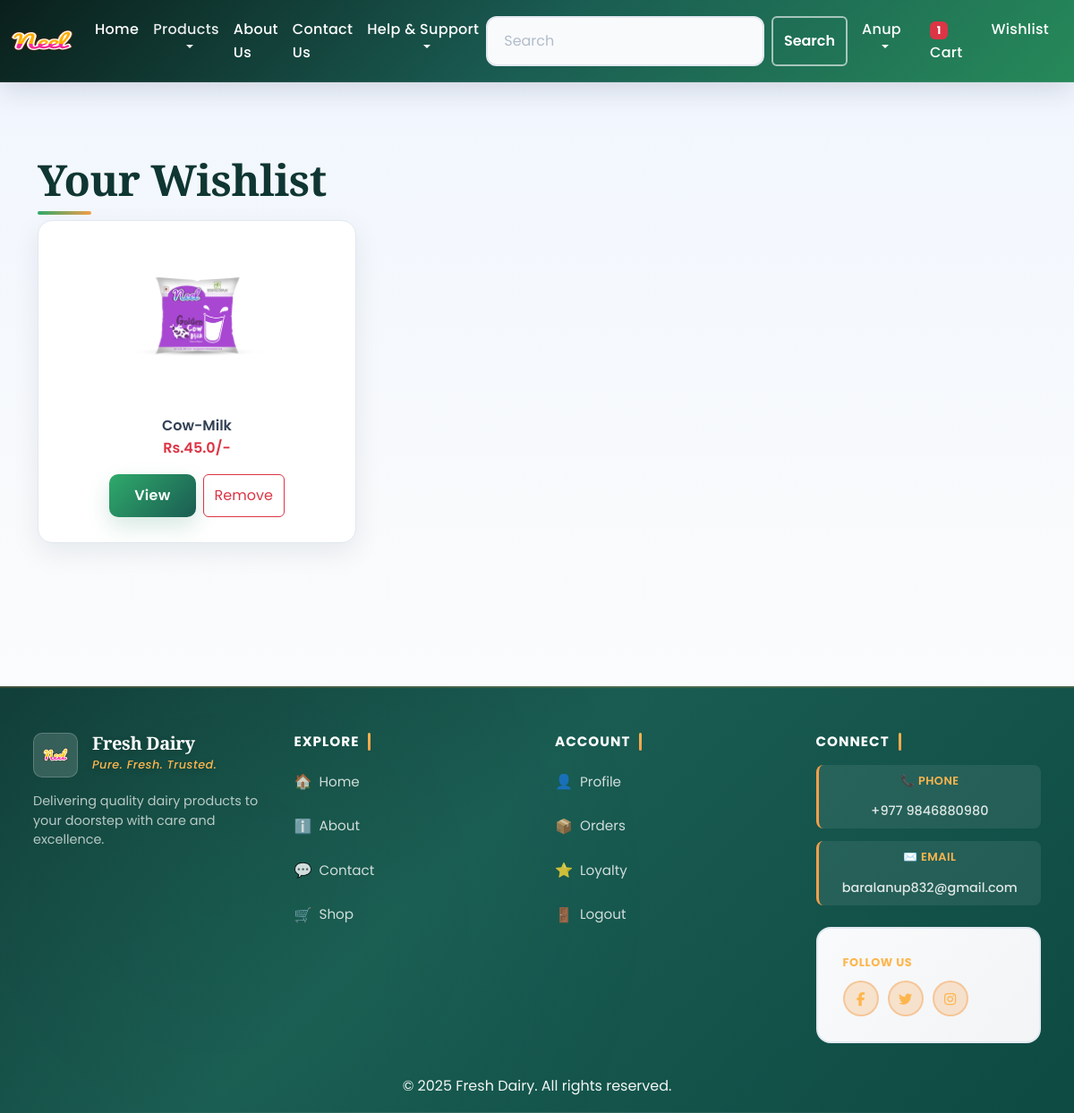
Screenshot of /wishlist/ (signed in) with the database file from the repository.
### app/models.py (models this page shows, shortened)
class Wishlist(models.Model):
    user = models.ForeignKey(User,on_delete=models.CASCADE)
    product = models.ForeignKey(Product,on_delete=models.CASCADE)

class Product(models.Model):
    title = models.CharField(max_length=100)
    selling_price = models.FloatField()
    discounted_price = models.FloatField()
    description = models.TextField()
    composition = models.TextField(default='')
    prodapp = models.TextField(default='')
    category = models.CharField(choices=CATEGORY_CHOICES, max_length=2)
    product_image = models.ImageField(upload_to='product')
    farmer = models.ForeignKey('Farmer', on_delete=models.SET_NULL, null=True, blank=True, related_name='products')
    def default_variant(self):
        return self.variants.filter(is_default=True).first()
    @property
    def effective_discounted_price(self):
        variant = self.default_variant()
        return variant.discounted_price if variant else self.discounted_price

### app/views.py (the view)
# urls.py: path('wishlist/', views.wishlist_view, name='wishlist'),
def wishlist_view(request):
    if not request.user.is_authenticated:
        return redirect('login')
    wishlist_items = Wishlist.objects.filter(user=request.user).select_related('product')
    return render(request, 'app/wishlist.html', {'wishlist_items': wishlist_items})

### app/context_processors.py (called while the page is built)
def cart_item_count(request):
    totalitem = 0
    if request.user.is_authenticated:
        totalitem = Cart.objects.filter(user=request.user).count()
    return {'totalitem': totalitem}

### app/templates/app/wishlist.html (shortened to what this page needs)
{% extends "app/base.html" %}
{% load static %}
{% block main-content %}
<section class="section">
    <div class="container">
        <h2 class="section-title">Your Wishlist</h2>
        {% if wishlist_items %}
        <div class="row g-4">
            {% for item in wishlist_items %}
            <div class="col-12 col-sm-6 col-lg-4">
                <div class="card-soft text-center h-100">
                    <img src="{{ item.product.product_image.url }}" class="img-fluid" alt="{{ item.product.title }}">
                    <div class="fw-semibold mt-3">{{ item.product.title }}</div>
                    <div class="text-danger fw-semibold">Rs.{{ item.product.effective_discounted_price }}/-</div>
                    <div class="d-flex justify-content-center gap-2 mt-3">
                        <a href="{% url 'product-detail' item.product.id %}" class="btn btn-brand">View</a>
                        <button class="btn btn-outline-danger minus-wishlist" pid="{{ item.product.id }}">Remove</button>
                    </div>
                </div>
            </div>
            {% endfor %}
        </div>
        {% else %}
        <p class="text-muted">Your wishlist is empty.</p>
        {% endif %}
    </div>
</section>
{% endblock main-content %}

### rows the page displays
Wishlist: product.product_image (picture), product "Cow-Milk", product.effective_discounted_price "45.0"

### other values shown
{{ totalitem }} "1"
